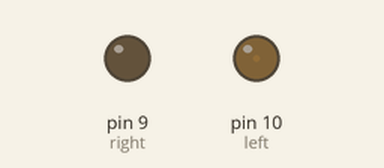
Simulated run of this sketch. Board: Arduino Uno, built with avr-gcc and run on an emulated ATmega328P. Parts: output pins drawn as LEDs (lit = HIGH).

Above: at 0.05 s.
At 1.95 s:
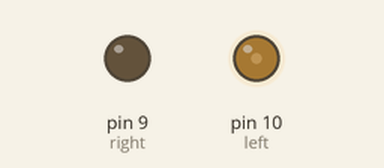
At 3.85 s:
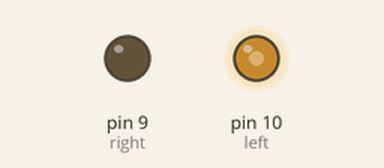
At 7.65 s:
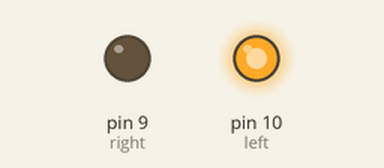
Timing chart, 0 to 9.9 s (numbered marks = the images above):
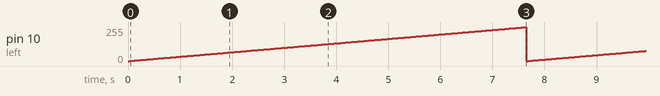

The sketch:

blink.ino
```cpp
// For playing with LEDs


int left = 10;
int right = 9;
int value = 0;

void setup(){
  pinMode(left,OUTPUT);
  pinMode(right,OUTPUT);
}

void loop(){
  analogWrite(left,value);
  value++;
  if(value>=255){
    value=0;
  }
  delay(30);
}
```

Measured:
- by itself, pin 10 (left): ramps from 0/255 to 254/255 and jumps back, once every 7.7 s
